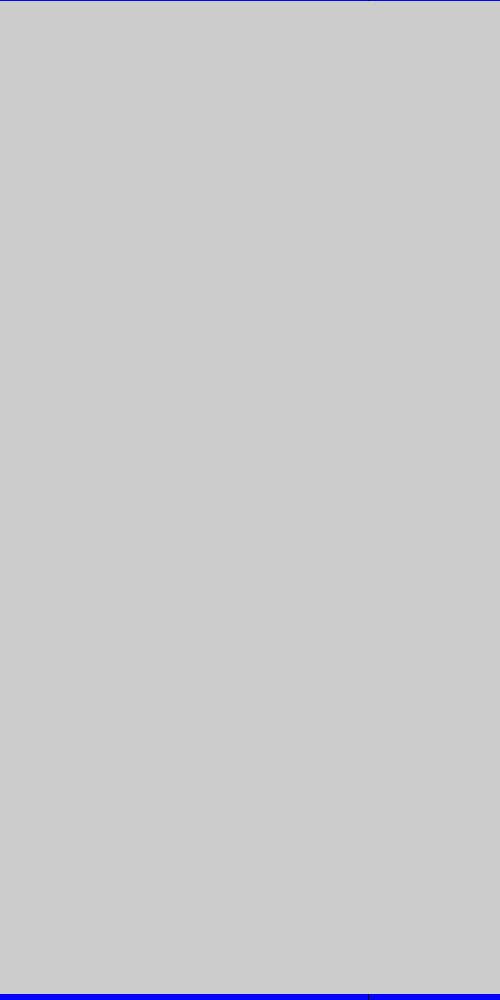
Frame 1 (no input)
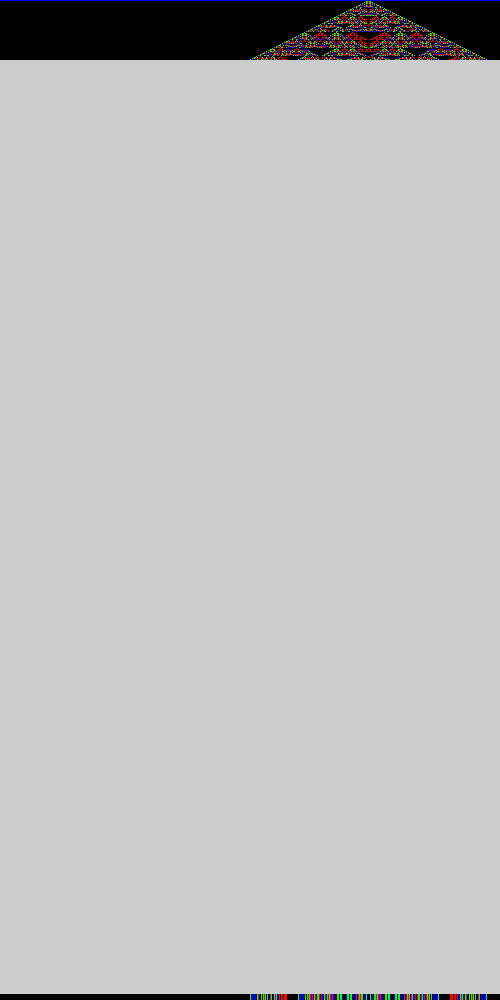
Frame 60 (the mouse pressed at the canvas centre just before this capture)
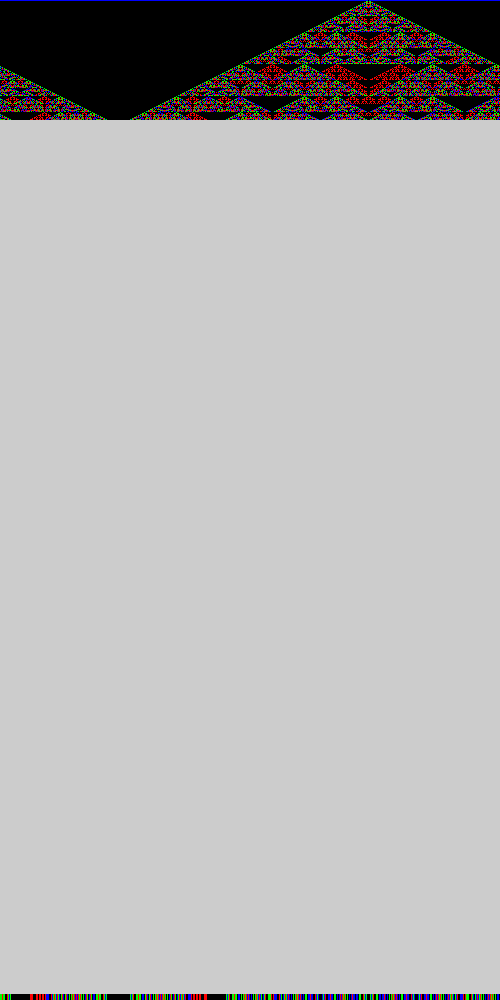
Frame 120 (the mouse held since frame 60 and released just before this capture)

The Processing sketch that drew these frames (run headless with seeded random() and noise(); from frame 60 on, the mouse is pressed at the canvas centre):

// Processing sketch: automat_wzrost1D_7d
// ── automat_wzrost1D_7d.pde
//Jednowymiarowy, DETERMINISTYCZNY automat komórkowy - reguła "ZSUMUJ Z SĄSIADAMI I WEŹ MODULO". Kroki MC
//Zasiewanie tablicy na początku z zadaną gęstością lub pojedynczą komórką
//////////////////////////////////////////////////////////////////////////////////////////////////////////////////
float IDens=0.99;//Początkowa gęstość w tablicy
int WorldSize=500;//Ile chcemy elementów w linii?
int[] WorldOld=new int[WorldSize];//Tworzenie tablic - w Processingu zawsze za pomocą alokacji
int[] WorldNew=new int[WorldSize];

void setup()
{
size(500,1000);    //Okno bardziej pionowe niż poziome 

if(IDens>0)
{
 for(int i=0;i<WorldOld.length;i++) //Zasiewanie tablicy
  if(random(1.0)<IDens)
    WorldOld[i]=1;
}
else
{
  WorldOld[WorldSize/2]=1;
}

frameRate(100);
noSmooth();
}


int t=0;
void draw()
{
  if(t>994) return; //Nic już nie ma do narysowania 
  
  for(int i=0;i<WorldOld.length;i++)//Wizualizacja czyli "rysowanie na ekranie" 
  {
    switch(WorldOld[i]){ //Instrukcja wyboru pozwala nam wybrać dowolny kolor w zależności od liczby w konmórce
    case 3:stroke(0,255,0);break;
    case 2:stroke(255,0,0);break;
    case 1:stroke(0,0,255);break;
    case 0:stroke(0,0,0);break;
    default: stroke(255,255,0);//To się pojawiac nie powinno
    break;
    }
    point(i,t);
    line(i,999,i,994);//Odbicie aktualnego stanu na dole
  }
  
  for(int i=0;i<WorldOld.length;i++)//Zmiana stanu automatu
  {
       //Reguła -  "nie lubię mieć za dużo sąsiadów"
       //Zamiast ignorować brzegi można zrobić liczenie indeksów sąsiadów z zawijaniem dzięki reszcie z dzielenia
       int right = (i+1) % WorldSize;      
       int morer = (i+2) % WorldSize;     
       int left  = (WorldSize+i-1) % WorldSize;
       int morel = (WorldSize+i-2) % WorldSize;
       int ileich= 0;//Ile żywych sąsiadów?
       
       //Zawsze doliczamy CAŁY stan, nieważne czy jest zerem czyli jest "żywy"
         ileich+=WorldOld[left];
         ileich+=WorldOld[right];
         ileich+=WorldOld[morel];
         ileich+=WorldOld[morer];
         //ileich+=WorldOld[i];
             
        WorldNew[i]=ileich % 4;  //Reguła "ZSUMUJ STANY Z SĄSIADAMI I WEŹ MODULO"
   }
   
   //Zamiana tablic
   int[] WorldTmp=WorldOld;
   WorldOld=WorldNew;
   WorldNew=WorldTmp;
   
   t++;//Kolejne pokolenie/krok/rok
}
